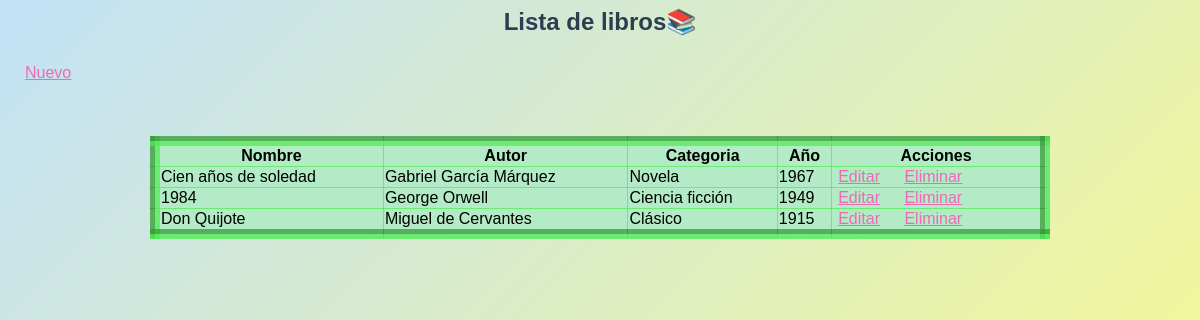
/practica02/controller/librocontroller.php?accion=listar, run on the app's committed database.
### tables this page shows
CREATE TABLE `libros` (
  `id` int(11) NOT NULL,
  `nombre` varchar(255) NOT NULL,
  `autor` varchar(150) NOT NULL,
  `categoria` varchar(100) NOT NULL,
  `anio` year(4) NOT NULL
);

### practica02/models/libro.php (called while the page is built, shortened)
<?php
class Libro extends Conexion {
    public function obtenerTodo() {
        $conexion = Conexion::Conectar();
        $consulta = $conexion->prepare("SELECT * FROM libros");
        $consulta->execute();
        return $consulta->fetchAll(PDO::FETCH_ASSOC);
    }
}
?>

### practica02/view/listar.php (the view)
<h2>Lista de libros📚</h2>
<link rel="stylesheet" href="../assets/style.css">
<div class="Nuevo">
<a href="../controller/librocontroller.php?accion=crear">Nuevo</a>
</div>
<table border="1">
	<tr>
		<th>Nombre</th>
		<th>Autor</th>
		<th>Categoria</th>
		<th>Año</th>
		<th>Acciones</th>
	</tr>
	<?php foreach($datos as $d){ ?>
	<tr>
		<td><?= $d["nombre"] ?></td>
		<td><?= $d["autor"] ?></td>
		<td><?= $d["categoria"] ?></td>
		<td><?= $d["anio"] ?></td>
		<td>
			<a
				href="../controller/librocontroller.php?accion=editar&id=<?= $d['id'] ?>"
				>Editar</a
			>
			<a
			    href="../controller/librocontroller.php?accion=eliminar&id=<?= $d['id'] ?>"
    			onclick="return confirm('¿Seguro que quieres eliminar este libro?')"
				>Eliminar</a
			>
		</td>
	</tr>
	<?php } ?>
</table>

### practica02/controller/librocontroller.php (shortened to what this page needs)
<?php
require_once __DIR__ . "/../models/libro.php";
$libro = new Libro();
if (isset($_GET['accion'])) {
    $accion = $_GET['accion'];
} else {
    $accion = 'listar';
}
switch ($accion) {
    case 'listar':
        $datos = $libro->obtenerTodo();
        require_once __DIR__ . "/../view/listar.php";
        break;
}
?>

### practica02/assets/style.css (style rules this page uses)
h2 { display: flex; justify-content: center; color: #2c3e50; margin-bottom: 20px; }
a { cursor: pointer; padding: 5px; color: rgb(240, 105, 184); margin-right: 10px; }
.Nuevo { position: relative; padding: 8px 12px; border-radius: 5px; text-decoration: none; position: absolute; }
table { border-width: 10px; border-color: rgba(80, 236, 80, 0.719); border-collapse: collapse; background-color: rgb(178, 235, 197); margin: 100px auto; width: 90%; max-width: 900px; }

### data on the page
libros: nombre "Cien años de soledad", autor "Gabriel García Márquez", categoria "Novela", anio "1967"
libros: nombre "1984", autor "George Orwell", categoria "Ciencia ficción", anio "1949"
libros: nombre "Don Quijote", autor "Miguel de Cervantes", categoria "Clásico", anio "1915"
